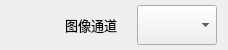
        <widget class="QWidget" name="widgetoo" native="true">
         <property name="minimumSize">
          <size>
           <width>0</width>
           <height>30</height>
          </size>
         </property>
         <property name="maximumSize">
          <size>
           <width>16777215</width>
           <height>50</height>
          </size>
         </property>
         <layout class="QHBoxLayout" name="horizontalLayout_5">
          <property name="spacing">
           <number>0</number>
          </property>
          <property name="topMargin">
           <number>0</number>
          </property>
          <property name="bottomMargin">
           <number>0</number>
          </property>
          <item>
           <spacer name="horizontalSpacer_4">
            <property name="orientation">
             <enum>Qt::Horizontal</enum>
            </property>
            <property name="sizeHint" stdset="0">
             <size>
              <width>40</width>
              <height>20</height>
             </size>
            </property>
           </spacer>
          </item>
          <item>
           <widget class="QWidget" name="widget_Img" native="true">
            <layout class="QHBoxLayout" name="LayOut_Img_2">
             <property name="leftMargin">
              <number>0</number>
             </property>
             <property name="topMargin">
              <number>0</number>
             </property>
             <property name="rightMargin">
              <number>0</number>
             </property>
             <property name="bottomMargin">
              <number>0</number>
             </property>
             <item>
              <widget class="QLabel" name="label_8">
               <property name="minimumSize">
                <size>
                 <width>80</width>
                 <height>40</height>
                </size>
               </property>
               <property name="font">
                <font>
                 <family>微软雅黑</family>
                 <pointsize>10</pointsize>
                </font>
               </property>
               <property name="styleSheet">
                <string notr="true">background: transparent;</string>
               </property>
               <property name="text">
                <string>图像通道</string>
               </property>
               <property name="alignment">
                <set>Qt::AlignCenter</set>
               </property>
              </widget>
             </item>
             <item>
              <widget class="QComboBox" name="cbx_Camerachannal">
               <property name="minimumSize">
                <size>
                 <width>80</width>
                 <height>40</height>
                </size>
               </property>
               <property name="font">
                <font>
                 <family>微软雅黑</family>
                 <pointsize>10</pointsize>
                </font>
               </property>
              </widget>
             </item>
            </layout>
           </widget>
          </item>
         </layout>
        </widget>
